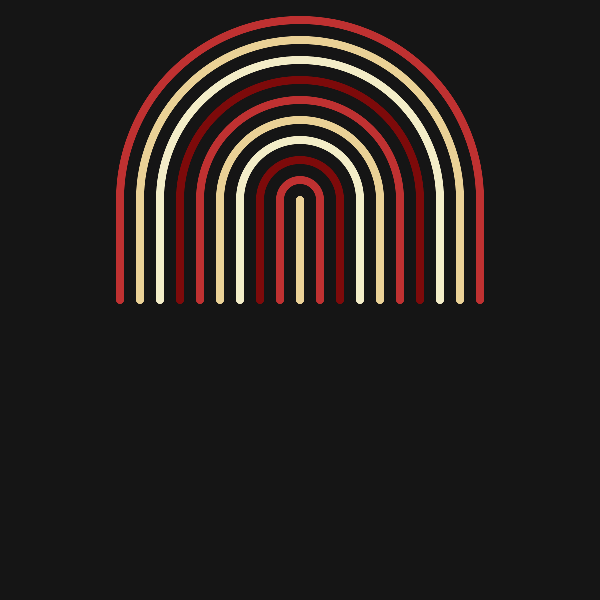
Frame 1 (no input)
Frame 60 (no input): identical to frame 1, image omitted
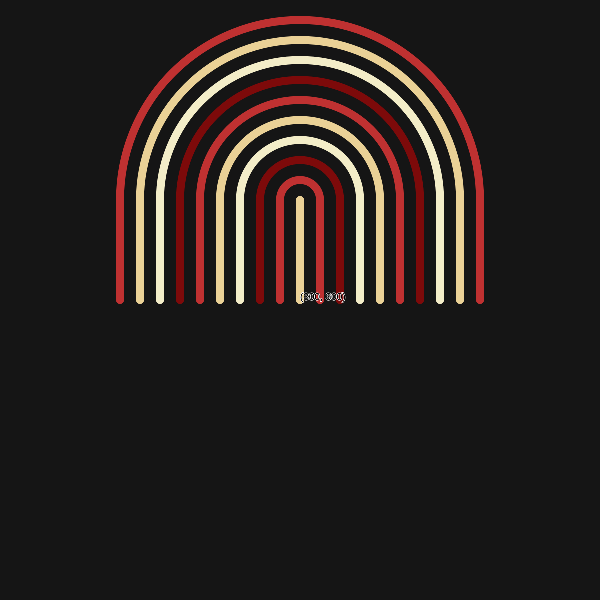
Frame 120 (the mouse pressed at the canvas centre since frame 60)

The p5.js sketch that drew these frames (run headless with seeded random() and noise() and a simulated clock; from frame 60 on, the mouse is pressed at the canvas centre):

// p5.js sketch
// ── sketch.js
let num;
let palletes = [
  ["#11009E", "#4942E4", "#E6B9DE", "#FAE7F3"],
  ["#5F8670", "#FF9800", "#B80000", "#820300"],
  ["#7D0A0A", "#BF3131", "#EAD196", "#F3EDC8"],
];
let colors = [];

function setup() {
  createCanvas(600, 600);
  smooth();
  pixelDensity(4);

  colors = random(palletes);
  num = 10;

  angleMode(DEGREES);
}

function draw() {
  background(21);
  stroke(255);

  const originalSize = 200;
  const strokeW = originalSize / 25;
  const [x, y] = [300, 200];

  push();
  translate(x, y);
  drawRecursiveArcs(originalSize, strokeW, num);
  pop();

  if (mouseIsPressed) {
    textSize(10);
    text(`(${floor(mouseX)}, ${floor(mouseY)})`, mouseX, mouseY);
  }
}

function drawRecursiveArcs(size, strokeW, remaining) {
  if (remaining <= 0) {
    return;
  }

  const currentSize = size * 0.2 * (num - remaining);
  push();

  ellipseMode(CENTER);
  rectMode(CENTER);

  const indexColor = remaining % 4;
  stroke(colors[indexColor]);
  noFill();
  strokeWeight(strokeW);

  arc(0, 0, currentSize, currentSize, 180, 0);
  line(-currentSize / 2, 0, -currentSize / 2, size / 2);
  line(currentSize / 2, 0, currentSize / 2, size / 2);

  pop();

  drawRecursiveArcs(size, strokeW, remaining - 1);
}
